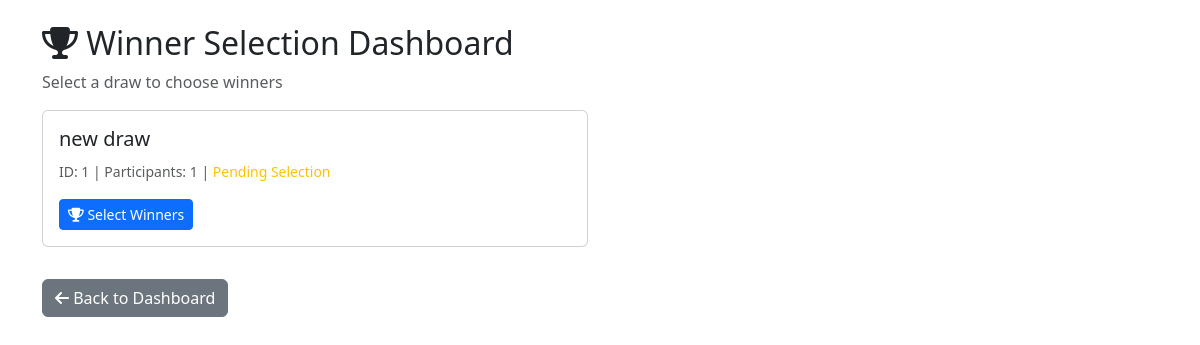
Screenshot of /accounts/winner-selection-dashboard/ (signed in) with the database file from the repository.
### accounts/models.py (models this page shows, shortened)
class Draw(models.Model):
    DRAW_TYPE_CHOICES = (
        ('single', 'Single Winner'),
        ('multi',  'Multiple Winners'),
    )
    title          = models.CharField(max_length=255, default='Untitled Draw')
    draw_type      = models.CharField(max_length=10, choices=DRAW_TYPE_CHOICES, default='single')
    description    = models.TextField(default='No description provided')
    prize_name     = models.CharField(max_length=200, default='Prize')
    prize_value    = models.DecimalField(max_digits=10, decimal_places=2, default=0.00)
    winners_count  = models.PositiveIntegerField(default=1)
    start_date     = models.DateField(null=True, blank=True)
    end_date       = models.DateField(null=True, blank=True)
    result_date    = models.DateField(null=True, blank=True)
    winners_selected = models.BooleanField(default=False)
    created_by     = models.ForeignKey(settings.AUTH_USER_MODEL, on_delete=models.SET_NULL, null=True, related_name='created_draws')
    created_at     = models.DateTimeField(auto_now_add=True)
    updated_at     = models.DateTimeField(auto_now=True)

### accounts/views.py (the view, shortened to what this page needs)
# urls.py: path('winner-selection-dashboard/', views.winner_selection_dashboard, name='winner_selection_dashboard'),
@login_required
def winner_selection_dashboard(request):
    try:
        if request.user.profile.role != 'admin':
            messages.error(request, "Access denied.")
            return redirect('user_dashboard')
    except Profile.DoesNotExist:
        messages.error(request, "Profile missing. Access denied.")
        return redirect('user_dashboard')
    draws = Draw.objects.all().order_by('-created_at')
    for draw in draws:
        try:
            draw.participant_count = Entry.objects.filter(draw=draw).count()
            draw.has_winners = Winner.objects.filter(draw=draw).exists()
        except OperationalError:
            draw.participant_count = 0
            draw.has_winners = False
    context = {
        'draws': draws,
    }
    return render(request, 'winner_selection_dashboard.html', context)

### templates/winner_selection_dashboard.html (shortened to what this page needs)
<!DOCTYPE html>
<html>
<head>
    <link href="https://cdn.jsdelivr.net/npm/bootstrap@5.3.2/dist/css/bootstrap.min.css" rel="stylesheet">
    <link rel="stylesheet" href="https://cdnjs.cloudflare.com/ajax/libs/font-awesome/6.5.0/css/all.min.css">
</head>
<body>
    <div class="container mt-4">
        <h2><i class="fas fa-trophy"></i> Winner Selection Dashboard</h2>
        <p class="text-muted">Select a draw to choose winners</p>
        <div class="row">
            {% for draw in draws %}
            <div class="col-md-6 mb-3">
                <div class="card">
                    <div class="card-body">
                        <h5 class="card-title">{{ draw.title }}</h5>
                        <p class="card-text">
                            <small class="text-muted">
                                ID: {{ draw.id }} |
                                Participants: {{ draw.participant_count }} |
                                {% if draw.has_winners %}
                                    <span class="text-success">Winners Selected</span>
                                {% else %}
                                    <span class="text-warning">Pending Selection</span>
                                {% endif %}
                            </small>
                        </p>
                        <a href="{% url 'winner_selection_page' draw.id %}" class="btn btn-primary btn-sm">
                            <i class="fas fa-trophy"></i> Select Winners
                        </a>
                    </div>
                </div>
            </div>
            {% endfor %}
        </div>
        <a href="{% url 'admin_dashboard' %}" class="btn btn-secondary mt-3">
            <i class="fas fa-arrow-left"></i> Back to Dashboard
        </a>
    </div>
</body>
</html>

### rows the page displays
Draw: title "new draw", id "1", participant_count "1", shows "Pending Selection"
